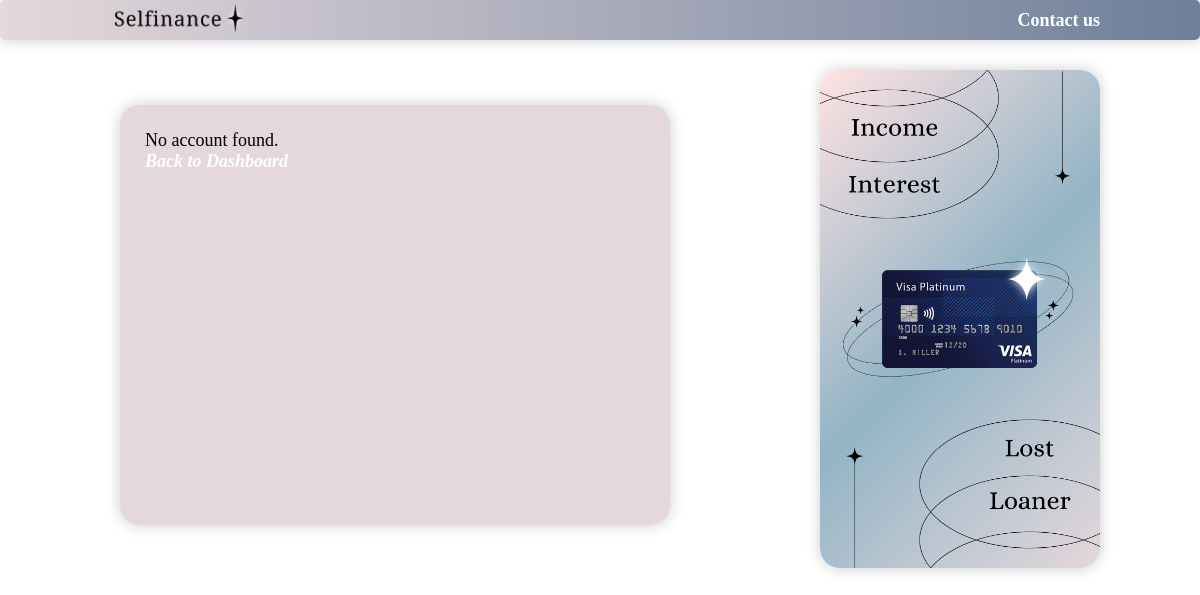
Before: /manage_account with the older database file.
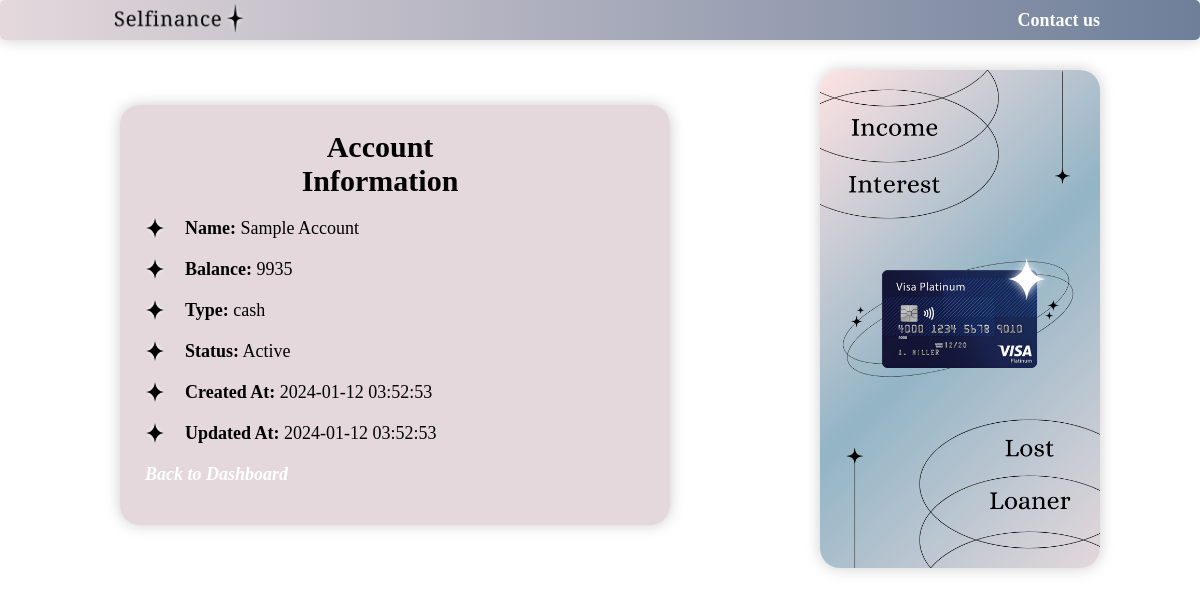
After: the same page with the newer database file.
### app.py (models this page shows)
class Account(db.Model):
    account_id = db.Column(db.Integer, primary_key=True, autoincrement=True)
    user_id = db.Column(db.Integer, db.ForeignKey('user.user_id'), nullable=False)
    account_name = db.Column(db.String(32), nullable=False)
    account_balance = db.Column(db.DECIMAL(10, 0), nullable=False)
    account_type = db.Column(db.Enum('cash', 'savings', 'credit'), nullable=False)
    account_status = db.Column(db.Enum('Active', 'Inactive'), server_default='Active', nullable=False)
    created_at = db.Column(db.TIMESTAMP, server_default=db.func.current_timestamp(), nullable=False)
    updated_at = db.Column(db.TIMESTAMP, server_default=db.func.current_timestamp(), server_onupdate=db.func.current_timestamp(), nullable=False)

### app.py (the view)
@app.route('/manage_account')
def manage_account():
    account = Account.query.filter_by(user_id=1).first()
    sample_account = Account(
    user_id=1,
    account_name='Sample Account',
    account_balance=10000,
    account_type='cash',
    account_status='Active'
)
    db.session.add(sample_account)
    db.session.commit()
    return render_template('manage_account.html', account=account)

### templates/manage_account.html
{% extends 'base.html' %}
{% block content %}
<header>
    <img id="logo" src="{{ url_for('static', filename='Logo.png') }}"/>
    <a class="contact" href="{{ url_for('contact') }}">Contact us</a>
</header>
<div class="bodymanageacc">
    <div class="containeracc">
        {% if account %}
            <h4 class="AI">Account Information</h4>
            <div class="textwithlogo"><img id="minilogo" src="{{ url_for('static', filename='star.png') }}"/><p><strong>Name:</strong> {{ account.account_name }}</p></div>
            <div class="textwithlogo"><img id="minilogo" src="{{ url_for('static', filename='star.png') }}"/><p><strong>Balance:</strong> {{ account.account_balance }}</p></div>
            <div class="textwithlogo"><img id="minilogo" src="{{ url_for('static', filename='star.png') }}"/><p><strong>Type:</strong> {{ account.account_type }}</p></div>
            <div class="textwithlogo"><img id="minilogo" src="{{ url_for('static', filename='star.png') }}"/><p><strong>Status:</strong> {{ account.account_status }}</p></div>
            <div class="textwithlogo"><img id="minilogo" src="{{ url_for('static', filename='star.png') }}"/><p><strong>Created At:</strong> {{ account.created_at }}</p></div>
            <div class="textwithlogo"><img id="minilogo" src="{{ url_for('static', filename='star.png') }}"/><p><strong>Updated At:</strong> {{ account.updated_at }}</p></div>
        {% else %}
            <p>No account found.</p>
        {% endif %}
        <a class="back" href="{{ url_for('dashboard') }}">Back to Dashboard</a>
    </div>
    <img id="manageacc" src="{{ url_for('static', filename='Manage Acc.png') }}"/>
</div>
{% endblock %}

### templates/base.html (shortened to what this page needs)
<!DOCTYPE html>
<html lang="en">
<head>
    <link rel="stylesheet" type="text/css" href="{{ url_for('static', filename='style.css') }}">
</head>
<body>
    {% block content %}{% endblock %}
</body>
</html>

### static/style.css (style rules this page uses)
body, h2, h3, ul, li, p { margin: 0; padding: 0; }
p { font-size: 18px; font-family:Cambria, Cochin, Georgia, Times, 'Times New Roman', serif; }
body { font-family: Nunito sans-serif; }
.container1, .containeracc { width: 550px; height: 370px; margin: 0 auto; background-color: #fff; padding: 25px; border-radius: 20px; box-shadow: 0 0 15px rgba(0, 0, 0, 0.2); margin-top:22px; }
.containeracc { width: 500px; background: #E4D8DC; margin-left:120px; margin-top:65px; margin-right:0px; }
header { width: 100%; height: 40px; background: linear-gradient(to right, #e4d8dc,#6E7F9A); display: flex; justify-content: space-between; align-items: center; border-radius: 5px; box-shadow: 0 0 15px rgba(0, 0, 0, 0.2); }
#logo { width:auto; max-height:90px; margin-left:100px; }
h4 { margin-inline-start:40px; margin-right: 150px; font-size: 17px; font-family:Cambria, Cochin, Georgia, Times, 'Times New Roman', serif; text-align: left; font-weight: bold; }
a { text-decoration: none; color: #fff; font-family: Nunito; font-size: large; margin-right:100px; font-weight:bold ; }
#manageacc { width:280px; height:auto; border-radius: 20px; box-shadow: 0 0 15px rgba(0, 0, 0, 0.2); margin-top:30px; margin-left:150px; }
.bodymanageacc { display: flex; }
.textwithlogo { display: flex; margin:20px auto; }
#minilogo { width:20px; height:20px; margin-right:20px; }
.AI { font-size: 30px; text-align: center; margin-left:120px; margin-top:0; margin-bottom: 0; }
.back { font-style:italic; }

Changed rows visible on the page:
added Account: account_name "Sample Account", account_balance "9935", account_type "cash", account_status "Active", created_at "2024-01-12 03:52:53", updated_at "2024-01-12 03:52:53"
Other visible differences:
text no longer shown: "No account found."
text now shown: "Account Information Name: Balance: Type: Status: Created At: Updated At:"
